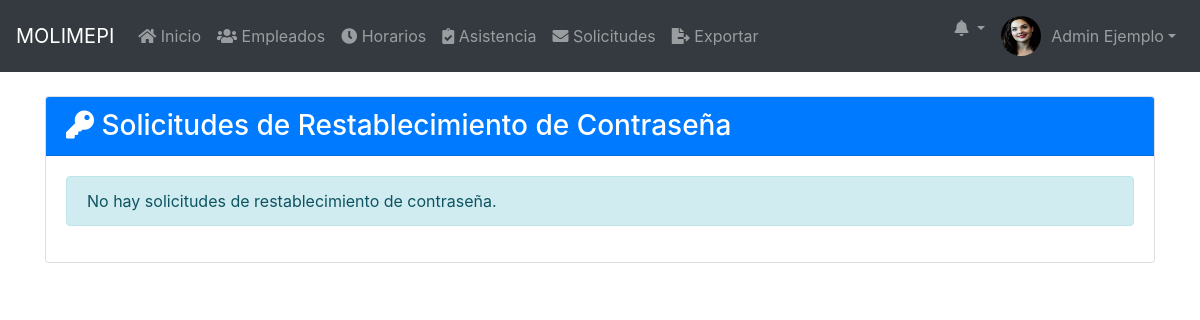
The app's page /public/solicitudes_password.php (signed in), older data.
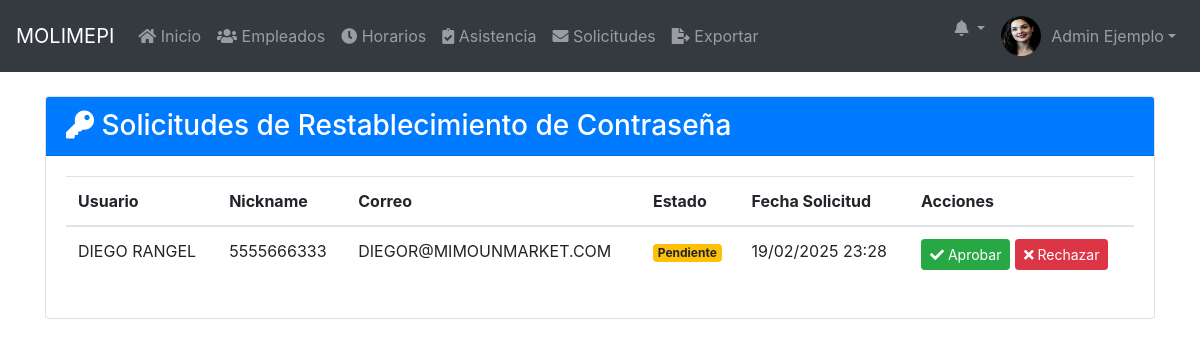
The same page, newer data.
### tables this page shows
CREATE TABLE `solicitudes_password` (
  `id` int(11) NOT NULL,
  `usuario_id` int(11) NOT NULL,
  `token` varchar(255) NOT NULL,
  `estado` enum('Pendiente','Aprobada','Rechazada') NOT NULL DEFAULT 'Pendiente',
  `fecha_solicitud` timestamp NOT NULL DEFAULT current_timestamp(),
  `fecha_actualizacion` timestamp NULL DEFAULT NULL ON UPDATE current_timestamp()
);

CREATE TABLE `usuarios` (
  `ID` int(11) NOT NULL,
  `nombre` varchar(100) NOT NULL,
  `identificacion` varchar(50) NOT NULL,
  `cargo` varchar(50) NOT NULL,
  `telefono` varchar(20) DEFAULT NULL,
  `correo` varchar(100) DEFAULT NULL,
  `nickname` varchar(50) NOT NULL,
  `password` varchar(255) DEFAULT NULL,
  `rol` enum('Administrador','Empleado') DEFAULT 'Empleado',
  `imagen` varchar(255) DEFAULT 'imgs/nofoto.png',
  `fecha_registro` timestamp NOT NULL DEFAULT current_timestamp(),
  `cambio_password` tinyint(1) DEFAULT 0
);

### public/solicitudes_password.php (the view, shortened to what this page needs)
<?php
require_once '../config/database.php';
$stmt = $pdo->prepare("
    SELECT sp.*, u.nombre, u.nickname, u.correo,
           CASE
               WHEN sp.estado = 'Pendiente' THEN 'warning'
               WHEN sp.estado = 'Aprobada' THEN 'success'
               ELSE 'danger'
           END as estado_clase
    FROM solicitudes_password sp
    INNER JOIN usuarios u ON sp.usuario_id = u.ID
    ORDER BY sp.fecha_solicitud DESC
");
$stmt->execute();
$solicitudes = $stmt->fetchAll(PDO::FETCH_ASSOC);
?>
<!DOCTYPE html>
<html lang="es">
<?php include 'head.php'; ?>
<body>
    <?php include 'navbar.php'; ?>
    <div class="container mt-4">
        <div class="row">
            <div class="col-12">
                <div class="card">
                    <div class="card-header bg-primary text-white">
                        <h3 class="mb-0">
                            <i class="fas fa-key"></i> Solicitudes de Restablecimiento de Contraseña
                        </h3>
                    </div>
                    <div class="card-body">
                        <?php if (empty($solicitudes)): ?>
                            <div class="alert alert-info">No hay solicitudes de restablecimiento de contraseña.</div>
                        <?php else: ?>
                            <div class="table-responsive">
                                <table class="table table-hover">
                                    <thead>
                                        <tr>
                                            <th>Usuario</th>
                                            <th>Nickname</th>
                                            <th>Correo</th>
                                            <th>Estado</th>
                                            <th>Fecha Solicitud</th>
                                            <th>Acciones</th>
                                        </tr>
                                    </thead>
                                    <tbody>
                                        <?php foreach ($solicitudes as $solicitud): ?>
                                            <tr>
                                                <td><?php echo htmlspecialchars($solicitud['nombre']); ?></td>
                                                <td><?php echo htmlspecialchars($solicitud['nickname']); ?></td>
                                                <td><?php echo htmlspecialchars($solicitud['correo']); ?></td>
                                                <td>
                                                    <span class="badge badge-<?php echo $solicitud['estado_clase']; ?>">
                                                        <?php echo $solicitud['estado']; ?>
                                                    </span>
                                                </td>
                                                <td><?php echo date('d/m/Y H:i', strtotime($solicitud['fecha_solicitud'])); ?></td>
                                                <td>
                                                    <?php if ($solicitud['estado'] === 'Pendiente'): ?>
                                                        <form method="post" class="d-inline" onsubmit="return confirm('¿Estás seguro de aprobar esta solicitud?');">
                                                            <button type="submit" class="btn btn-success btn-sm">
                                                                <i class="fas fa-check"></i> Aprobar
                                                            </button>
                                                        </form>
                                                        <form method="post" class="d-inline" onsubmit="return confirm('¿Estás seguro de rechazar esta solicitud?');">
                                                            <button type="submit" class="btn btn-danger btn-sm">
                                                                <i class="fas fa-times"></i> Rechazar
                                                            </button>
                                                        </form>
                                                    <?php endif; ?>
                                                </td>
                                            </tr>
                                        <?php endforeach; ?>
                                    </tbody>
                                </table>
                            </div>
                        <?php endif; ?>
                    </div>
                </div>
            </div>
        </div>
    </div>
</body>
</html>

Row changes from the older to the newer data that the page shows:
added solicitudes_password: usuario.nombre "DIEGO RANGEL", usuario.nickname "5555666333", usuario.correo "DIEGOR@MIMOUNMARKET.COM", estado "Pendiente", fecha_solicitud "19/02/2025 23:28"
Text that changed along with them:
text no longer shown: "No hay solicitudes de restablecimiento de contraseña."
text now shown: "Usuario Nickname Correo Estado Fecha Solicitud Acciones"
